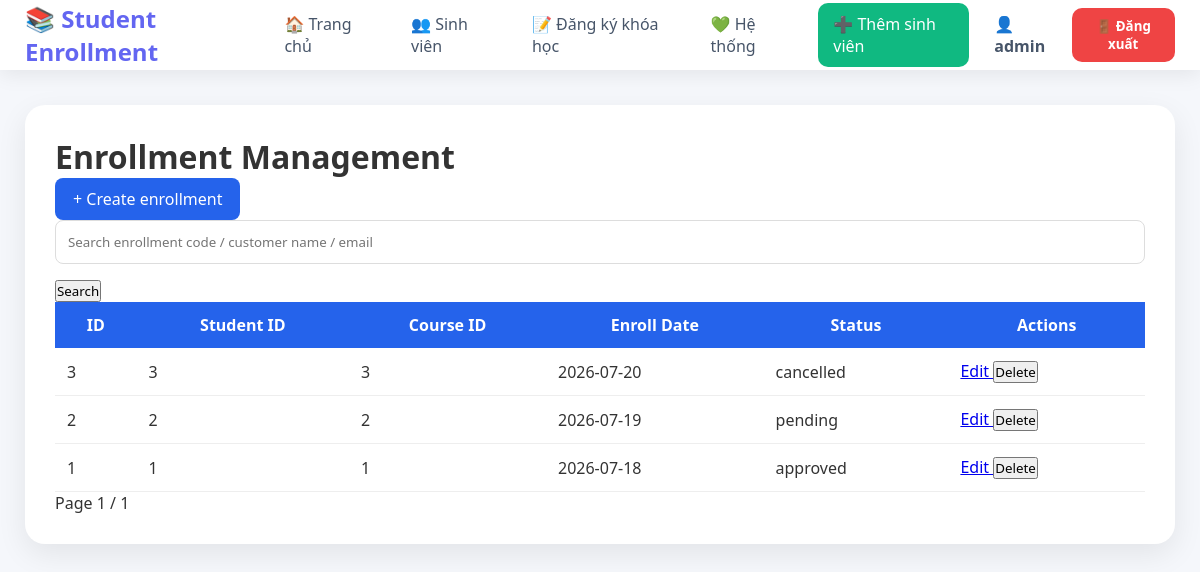
The page /enrollments (signed in) on the database its author committed.
### tables this page shows
CREATE TABLE enrollments (

    id INT AUTO_INCREMENT PRIMARY KEY,


    user_id INT NOT NULL,


    student_id INT NOT NULL,


    course_id INT NOT NULL,


    enroll_date DATE NOT NULL,


    status ENUM(
        'pending',
        'approved',
        'cancelled'
    )
    DEFAULT 'pending',



    created_at TIMESTAMP
    DEFAULT CURRENT_TIMESTAMP,



    CONSTRAINT fk_enrollment_user
    FOREIGN KEY(user_id)
    REFERENCES users(id)
    ON DELETE CASCADE,


    CONSTRAINT fk_enrollment_student
    FOREIGN KEY(student_id)
    REFERENCES students(id)
    ON DELETE CASCADE,


    CONSTRAINT fk_enrollment_course
    FOREIGN KEY(course_id)
    REFERENCES courses(id)
    ON DELETE CASCADE

);

### app/Core/helpers.php (called while the page is built, shortened)
<?php
function e(?string $value): string
{
    return htmlspecialchars(
        (string)$value,
        ENT_QUOTES,
        'UTF-8'
    );
}
function view(string $path, array $data = []): void
{
    extract($data);
    require __DIR__ . '/../Views/' . $path . '.php';
}

### app/Controllers/EnrollmentController.php (called while the page is built, shortened)
<?php
class EnrollmentController
{
    private function service(): EnrollmentService
    {
        $config = require __DIR__ . '/../../config/database.php';
        $pdo = (new Database($config))->getConnection();
        return new EnrollmentService(
            new EnrollmentRepository($pdo)
        );
    }
    public function index(): void
    {
        $q = trim($_GET['q'] ?? '');
        $page = max(
            1,
            (int)($_GET['page'] ?? 1)
        );
        $perPage = 10;
        $sort = $_GET['sort'] ?? 'id';
        $direction = $_GET['direction'] ?? 'desc';
        $offset = ($page - 1) * $perPage;
        $service = $this->service();
        $enrollments = $service->getPaginated(
            $q,
            $perPage,
            $offset,
            $sort,
            $direction,
            $_SESSION['user']['id']
        );
        view(
            'Enrollments/index',
            compact(
                'enrollments',
                'q',
                'page',
                'perPage',
                'total',
                'totalPages',
                'sort',
                'direction'
            )
        );
    }
}

### public/index.php (called while the page is built, shortened)
<?php
$path = parse_url($_SERVER['REQUEST_URI'], PHP_URL_PATH);
require __DIR__ . '/../app/Core/helpers.php';
require __DIR__ . '/../app/Repositories/EnrollmentRepository.php';
require __DIR__ . '/../app/Controllers/EnrollmentController.php';
$router = new Router();
$router->get(
    '/',
    [HomeController::class,'index']
);
$router->get(
    '/health',
    [HealthController::class,'index']
);
$router->get(
    '/login',
    [AuthController::class,'login']
);
$router->post(
    '/login',
    [AuthController::class,'handleLogin']
);
$router->post(
    '/logout',
    [AuthController::class,'logout']
);
$router->get(
    '/dashboard',
    [DashboardController::class,'index']
);
$router->get(
    '/public-leads/create',
    [PublicLeadController::class,'create']
);
$router->post(
    '/public-leads',
    [PublicLeadController::class,'store']
);
$router->get(
    '/students',
    [StudentController::class,'index']
);
$router->get(
    '/students/create',
    [StudentController::class,'create']
);
$router->post(
    '/students/store',
    [StudentController::class,'store']
);
$router->get(
    '/students/edit',
    [StudentController::class,'edit']
);
$router->post(
    '/students/update',
    [StudentController::class,'update']
);
$router->post(
    '/students/delete',
    [StudentController::class,'delete']
);
$router->get(
    '/enrollments',
    [EnrollmentController::class,'index']
);
$router->get(
    '/enrollments/create',
    [EnrollmentController::class,'create']
);
$router->post(
    '/enrollments/store',
    [EnrollmentController::class,'store']
);
$router->get(
    '/enrollments/edit',
    [EnrollmentController::class,'edit']
);
$router->post(
    '/enrollments/update',
    [EnrollmentController::class,'update']
);
$router->post(
    '/enrollments/delete',
    [EnrollmentController::class,'delete']
);
$router->dispatch(
    $_SERVER['REQUEST_METHOD'],
    $_SERVER['REQUEST_URI']
);

### app/Repositories/EnrollmentRepository.php (called while the page is built, shortened)
<?php
class EnrollmentRepository
{
    public function getPaginated(
        string $keyword,
        int $limit,
        int $offset,
        string $sort,
        string $direction,
        int $userId
    ): array {
        $allowedSorts = [
            'id',
            'student_id',
            'course_id',
            'enroll_date',
            'status'
        ];
        $allowedDirections = [
            'asc',
            'desc'
        ];
        $direction = strtolower($direction);
        $sql = "
            SELECT
                id,
                student_id,
                course_id,
                enroll_date,
                status,
                user_id
            FROM enrollments
            WHERE user_id = :user_id
        ";
        $params = [
            'user_id'=>$userId
        ];
        $sql .= "
            ORDER BY {$sort} {$direction}
            LIMIT :limit
            OFFSET :offset
        ";
        $stmt = $this->db->prepare($sql);
        foreach($params as $key=>$value){
            $stmt->bindValue(
                ":$key",
                $value,
                PDO::PARAM_STR
            );
        }
        $stmt->bindValue(
            ':limit',
            $limit,
            PDO::PARAM_INT
        );
        $stmt->bindValue(
            ':offset',
            $offset,
            PDO::PARAM_INT
        );
        $stmt->execute();
        return $stmt->fetchAll(
            PDO::FETCH_ASSOC
        );
    }
}

### app/Services/EnrollmentService.php (called while the page is built, shortened)
<?php
class EnrollmentService
{
    public function getPaginated(
        string $keyword,
        int $limit,
        int $offset,
        string $sort,
        string $direction,
        int $userId
    ): array {
        return $this->repository->getPaginated(
            $keyword,
            $limit,
            $offset,
            $sort,
            $direction,
            $userId
        );
    }
}

### app/Views/Enrollments/index.php (the view, shortened to what this page needs)
<h1>Enrollment Management</h1>
<a class="btn primary" href="/enrollments/create">+ Create enrollment</a>
<form method="get" action="/enrollments" class="toolbar">
    <input
        type="text"
        name="q"
        value="<?= e($q ?? '') ?>"
        placeholder="Search enrollment code / customer name / email"
    >
    <button type="submit">Search</button>
</form>
<table>
    <thead>
        <tr>
            <th>ID</th>
            <th>Student ID</th>
            <th>Course ID</th>
            <th>Enroll Date</th>
            <th>Status</th>
            <th>Actions</th>
    </thead>
    <tbody>
        <?php foreach ($enrollments as $enrollment): ?>
        <tr>
            <td><?= e($enrollment['id']) ?></td>
            <td><?= e($enrollment['student_id']) ?></td>
            <td><?= e($enrollment['course_id']) ?></td>
            <td><?= e($enrollment['enroll_date']) ?></td>
            <td><?= e($enrollment['status']) ?></td>
            <td>
                <a href="/enrollments/edit?id=<?= $enrollment['id'] ?>">
                    Edit
                </a>
                <form
                    action="/enrollments/delete"
                    method="post"
                    style="display:inline"
                >
                    <button type="submit">
                        Delete
                    </button>
                </form>
            </td>
        </tr>
        <?php endforeach; ?>
    </tbody>
</table>
<div class="pagination">
    <span>Page <?= e($page ?? 1) ?> / <?= e($totalPages ?? 1) ?></span>
</div>
<?php
require __DIR__ . '/../layout.php';

### public/assets/style.css (style rules this page uses)
* { box-sizing: border-box; font-family: "Segoe UI", Arial, sans-serif; }
body { margin: 0; background: #f5f7fb; color: #333; }
table { width:100%; border-collapse:collapse; }
th { background:#2563eb; color:white; padding:12px; }
td { padding:12px; border-bottom:1px solid #eee; }
.btn { display:inline-block; padding:10px 18px; background:#2563eb; color:white; text-decoration:none; border-radius:8px; border:none; cursor:pointer; }
input, select { width:100%; padding:12px; border:1px solid #ddd; border-radius:8px; margin-bottom:15px; }

### app/Views/layout.php (style rules this page uses)
* { margin:0;padding:0;box-sizing:border-box; }
body { font-family:'Inter',sans-serif;background:linear-gradient(135deg, #eef2ff, #f8fafc, #ecfeff);min-height:100vh;color:#1e293b; }

### rows shown on the page
enrollments: id "3", student "3", course "3", enroll_date "2026-07-20", status "cancelled", user "1"
enrollments: id "2", student "2", course "2", enroll_date "2026-07-19", status "pending"
enrollments: id "1", student "1", course "1", enroll_date "2026-07-18", status "approved"

### other values the page prints
$_SESSION['user']['username'] "admin"
